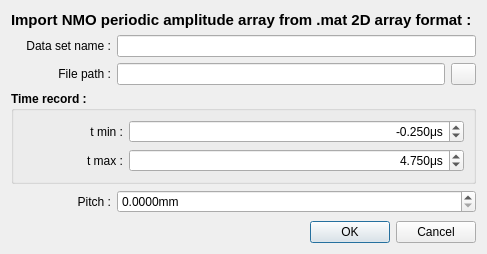
<?xml version="1.0" encoding="UTF-8"?>
<ui version="4.0">
 <class>dialog_nmo_mat</class>
 <widget class="QDialog" name="dialog_nmo_mat">
  <property name="geometry">
   <rect>
    <x>0</x>
    <y>0</y>
    <width>487</width>
    <height>254</height>
   </rect>
  </property>
  <property name="windowTitle">
   <string>Dialog</string>
  </property>
  <layout class="QVBoxLayout" name="verticalLayout">
   <item>
    <widget class="QLabel" name="label_tfm_parameters">
     <property name="maximumSize">
      <size>
       <width>16777215</width>
       <height>50</height>
      </size>
     </property>
     <property name="font">
      <font>
       <pointsize>11</pointsize>
       <bold>true</bold>
      </font>
     </property>
     <property name="text">
      <string>Import NMO periodic amplitude array from .mat 2D array format :</string>
     </property>
    </widget>
   </item>
   <item>
    <layout class="QFormLayout" name="formLayout">
     <item row="0" column="0">
      <widget class="QLabel" name="label">
       <property name="minimumSize">
        <size>
         <width>100</width>
         <height>0</height>
        </size>
       </property>
       <property name="text">
        <string>Data set name :</string>
       </property>
       <property name="alignment">
        <set>Qt::AlignRight|Qt::AlignTrailing|Qt::AlignVCenter</set>
       </property>
      </widget>
     </item>
     <item row="0" column="1">
      <widget class="QLineEdit" name="line_edit_name"/>
     </item>
     <item row="1" column="0">
      <widget class="QLabel" name="label_2">
       <property name="minimumSize">
        <size>
         <width>100</width>
         <height>0</height>
        </size>
       </property>
       <property name="text">
        <string>File path :</string>
       </property>
       <property name="alignment">
        <set>Qt::AlignRight|Qt::AlignTrailing|Qt::AlignVCenter</set>
       </property>
      </widget>
     </item>
     <item row="1" column="1">
      <layout class="QHBoxLayout" name="horizontalLayout_2">
       <item>
        <widget class="QLineEdit" name="lineEdit_file_path"/>
       </item>
       <item>
        <widget class="QPushButton" name="push_button_browse_for_file">
         <property name="maximumSize">
          <size>
           <width>25</width>
           <height>16777215</height>
          </size>
         </property>
         <property name="text">
          <string/>
         </property>
        </widget>
       </item>
      </layout>
     </item>
    </layout>
   </item>
   <item>
    <widget class="QGroupBox" name="groupBox">
     <property name="minimumSize">
      <size>
       <width>0</width>
       <height>0</height>
      </size>
     </property>
     <property name="font">
      <font>
       <bold>true</bold>
      </font>
     </property>
     <property name="title">
      <string>Time record :</string>
     </property>
     <layout class="QGridLayout" name="gridLayout_3">
      <item row="0" column="0">
       <widget class="QLabel" name="label_3">
        <property name="minimumSize">
         <size>
          <width>100</width>
          <height>0</height>
         </size>
        </property>
        <property name="font">
         <font>
          <bold>false</bold>
         </font>
        </property>
        <property name="text">
         <string>t min :</string>
        </property>
        <property name="alignment">
         <set>Qt::AlignRight|Qt::AlignTrailing|Qt::AlignVCenter</set>
        </property>
       </widget>
      </item>
      <item row="0" column="1">
       <widget class="QDoubleSpinBox" name="doubleSpinBox_time_min_us">
        <property name="sizePolicy">
         <sizepolicy hsizetype="Expanding" vsizetype="Fixed">
          <horstretch>0</horstretch>
          <verstretch>0</verstretch>
         </sizepolicy>
        </property>
        <property name="font">
         <font>
          <bold>false</bold>
         </font>
        </property>
        <property name="alignment">
         <set>Qt::AlignRight|Qt::AlignTrailing|Qt::AlignVCenter</set>
        </property>
        <property name="suffix">
         <string>μs</string>
        </property>
        <property name="decimals">
         <number>3</number>
        </property>
        <property name="minimum">
         <double>-1000.000000000000000</double>
        </property>
        <property name="maximum">
         <double>1000.000000000000000</double>
        </property>
        <property name="singleStep">
         <double>0.000000000000000</double>
        </property>
        <property name="value">
         <double>-0.250000000000000</double>
        </property>
       </widget>
      </item>
      <item row="1" column="1">
       <widget class="QDoubleSpinBox" name="doubleSpinBox_time_max_us">
        <property name="font">
         <font>
          <bold>false</bold>
         </font>
        </property>
        <property name="alignment">
         <set>Qt::AlignRight|Qt::AlignTrailing|Qt::AlignVCenter</set>
        </property>
        <property name="suffix">
         <string>μs</string>
        </property>
        <property name="decimals">
         <number>3</number>
        </property>
        <property name="minimum">
         <double>-1000.000000000000000</double>
        </property>
        <property name="maximum">
         <double>1000.000000000000000</double>
        </property>
        <property name="value">
         <double>4.750000000000000</double>
        </property>
       </widget>
      </item>
      <item row="1" column="0">
       <widget class="QLabel" name="label_4">
        <property name="minimumSize">
         <size>
          <width>100</width>
          <height>0</height>
         </size>
        </property>
        <property name="font">
         <font>
          <bold>false</bold>
         </font>
        </property>
        <property name="text">
         <string>t max :</string>
        </property>
        <property name="alignment">
         <set>Qt::AlignRight|Qt::AlignTrailing|Qt::AlignVCenter</set>
        </property>
       </widget>
      </item>
     </layout>
    </widget>
   </item>
   <item>
    <layout class="QHBoxLayout" name="horizontalLayout">
     <item>
      <widget class="QLabel" name="label_5">
       <property name="minimumSize">
        <size>
         <width>100</width>
         <height>0</height>
        </size>
       </property>
       <property name="text">
        <string>Pitch :</string>
       </property>
       <property name="alignment">
        <set>Qt::AlignRight|Qt::AlignTrailing|Qt::AlignVCenter</set>
       </property>
      </widget>
     </item>
     <item>
      <widget class="QDoubleSpinBox" name="doubleSpinBox_pitch_mm">
       <property name="sizePolicy">
        <sizepolicy hsizetype="Expanding" vsizetype="Fixed">
         <horstretch>0</horstretch>
         <verstretch>0</verstretch>
        </sizepolicy>
       </property>
       <property name="suffix">
        <string>mm</string>
       </property>
       <property name="decimals">
        <number>4</number>
       </property>
       <property name="singleStep">
        <double>0.010000000000000</double>
       </property>
      </widget>
     </item>
    </layout>
   </item>
   <item>
    <spacer name="verticalSpacer">
     <property name="orientation">
      <enum>Qt::Vertical</enum>
     </property>
     <property name="sizeHint" stdset="0">
      <size>
       <width>20</width>
       <height>40</height>
      </size>
     </property>
    </spacer>
   </item>
   <item>
    <widget class="QDialogButtonBox" name="buttonBox">
     <property name="orientation">
      <enum>Qt::Horizontal</enum>
     </property>
     <property name="standardButtons">
      <set>QDialogButtonBox::Cancel|QDialogButtonBox::Ok</set>
     </property>
    </widget>
   </item>
  </layout>
 </widget>
 <resources/>
 <connections>
  <connection>
   <sender>buttonBox</sender>
   <signal>accepted()</signal>
   <receiver>dialog_nmo_mat</receiver>
   <slot>accept()</slot>
   <hints>
    <hint type="sourcelabel">
     <x>248</x>
     <y>254</y>
    </hint>
    <hint type="destinationlabel">
     <x>157</x>
     <y>274</y>
    </hint>
   </hints>
  </connection>
  <connection>
   <sender>buttonBox</sender>
   <signal>rejected()</signal>
   <receiver>dialog_nmo_mat</receiver>
   <slot>reject()</slot>
   <hints>
    <hint type="sourcelabel">
     <x>316</x>
     <y>260</y>
    </hint>
    <hint type="destinationlabel">
     <x>286</x>
     <y>274</y>
    </hint>
   </hints>
  </connection>
 </connections>
</ui>
